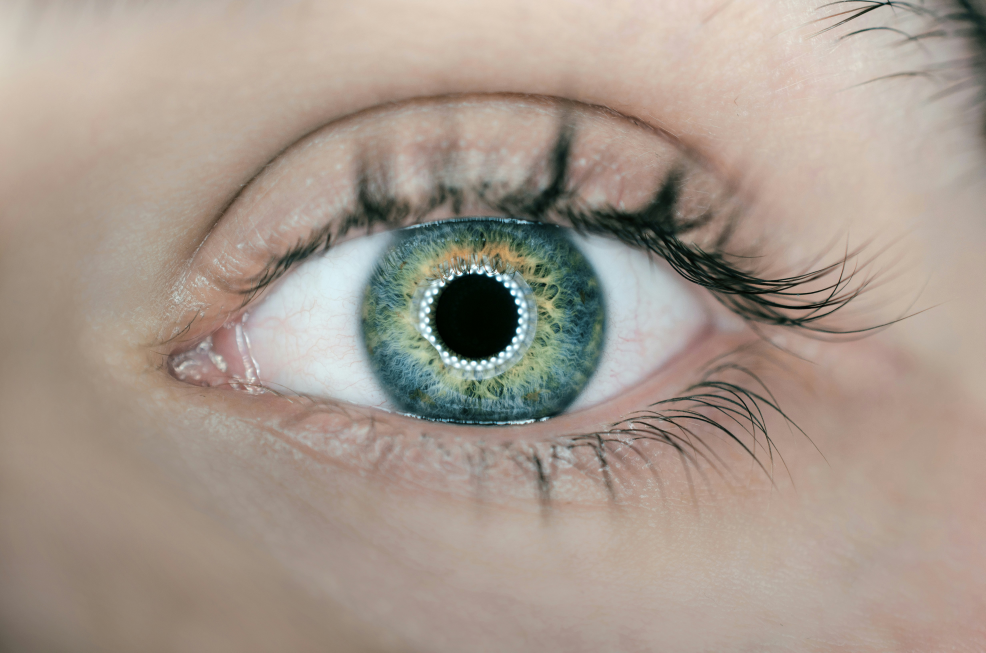
#> input picture splash-eye.jpg, 4928 x 3264 px (shown at 1/5 size)
$ python recognition.py splash-eye.jpg splash-eye.jpg
#> lines starting #> are read from the running program, lines starting #| are printed output that depends on the picture; after the words box and inside, x2 and y2 are one past the last pixel; in counts of white or black regions, pixels touching at a corner belong together
### segmentation.py
import matplotlib.pyplot as plt
import cv2
import numpy as np


# [9 lines left out: function show_segment, not called in this run]

def preprocess(image):
    img = image[:, :, 0].copy()
    img[img > 225] = 30
    return cv2.medianBlur(img, 21)


def find_pupil_hough(img):
    circles = cv2.HoughCircles(img, cv2.HOUGH_GRADIENT, 1, 20,
                               param1=50, param2=30, minRadius=10, maxRadius=200)
    circles = np.uint16(np.around(circles))
    return circles[0, 0][0], circles[0, 0][1], circles[0, 0][2]

def find_iris_hough(img):

    circles = cv2.HoughCircles(img, cv2.HOUGH_GRADIENT, 1, 20,
                               param1=50, param2=30, minRadius=10, maxRadius=200)
    circles = np.uint16(np.around(circles))
    return circles[0, 0][0], circles[0, 0][1], circles[0, 0][2]

# [7 lines that do not run on import are left out]
    # show_segment(image, x, y, r, x_iris, y_iris, r_iris)

### coding.py
import math
import numpy as np
from skimage.util import view_as_blocks
import matplotlib.pyplot as plt


def polar2cart(r, x0, y0, theta):

    x = int(x0 + r * math.cos(theta))
    y = int(y0 + r * math.sin(theta))
    return x, y


def unravel_iris(img, xp, yp, rp, xi, yi, ri, phase_width=300, iris_width=150):

    if img.ndim > 2:
        img = img[:, :, 0].copy()
    iris = np.zeros((iris_width, phase_width))
    theta = np.linspace(0, 2 * np.pi, phase_width)
    for i in range(phase_width):
        begin = polar2cart(rp, xp, yp, theta[i])
        end = polar2cart(ri, xi, yi, theta[i])
        xspace = np.linspace(begin[0], end[0], iris_width)
        yspace = np.linspace(begin[1], end[1], iris_width)
        iris[:, i] = [255 - img[int(y), int(x)]
                      if 0 <= int(x) < img.shape[1] and 0 <= int(y) < img.shape[0]
                      else 0
                      for x, y in zip(xspace, yspace)]
    plt.imshow(iris,)
    # plt.show()
    return iris


def gabor(rho, phi, w, theta0, r0, alpha, beta):

    return np.exp(-w * 1j * (theta0 - phi)) * np.exp(-(rho - r0) ** 2 / alpha ** 2) * \
           np.exp(-(phi - theta0) ** 2 / beta ** 2)


def gabor_convolve(img, w, alpha, beta):

    rho = np.array([np.linspace(0, 1, img.shape[0]) for i in range(img.shape[1])]).T
    x = np.linspace(0, 1, img.shape[0])
    y = np.linspace(-np.pi, np.pi, img.shape[1])
    xx, yy = np.meshgrid(x, y)
    return rho * img * np.real(gabor(xx, yy, w, 0, 0.5, alpha, beta).T), \
           rho * img * np.imag(gabor(xx, yy, w, 0, 0.5, alpha, beta).T)


def iris_encode(img, dr=15, dtheta=15, alpha=0.4):

    mask = view_as_blocks(np.logical_and(100 < img, img < 230), (dr, dtheta))
    norm_iris = (img - img.mean()) / img.std()
    patches = view_as_blocks(norm_iris, (dr, dtheta))
    code = np.zeros((patches.shape[0] * 3, patches.shape[1] * 2))
    code_mask = np.zeros((patches.shape[0] * 3, patches.shape[1] * 2))
    for i, row in enumerate(patches):
        for j, p in enumerate(row):
            for k, w in enumerate([8, 16, 32]):
                wavelet = gabor_convolve(p, w, alpha, 1 / alpha)
                code[3 * i + k, 2 * j] = np.sum(wavelet[0])
                code[3 * i + k, 2 * j + 1] = np.sum(wavelet[1])
                code_mask[3 * i + k, 2 * j] = code_mask[3 * i + k, 2 * j + 1] = \
                    1 if mask[i, j].sum() > dr * dtheta * 3 / 4 else 0
    code[code >= 0] = 1
    code[code < 0] = 0
    return code, code_mask


# [12 lines that do not run on import are left out]
    # plt.show()

### recognition.py
# [36 lines of commented-out code are left out]


import argparse
import cv2
from segmentation import *
from coding import *

def compare_codes(a, b, mask_a, mask_b, rotation=False):
    if rotation:
        d = []
        for i in range(-rotation, rotation + 1):
            c = np.roll(b, i, axis=1)
            mask_c = np.roll(mask_b, i, axis=1)
            d.append(np.sum(np.remainder(a + c, 2) * mask_a * mask_c) / np.sum(mask_a * mask_c))
        return np.min(d)
    return np.sum(np.remainder(a + b, 2) * mask_a * mask_b) / np.sum(mask_a * mask_b)

def encode_photo(image):
    img = preprocess(image)
    x, y, r = find_pupil_hough(img)
    x_iris, y_iris, r_iris = find_iris_hough(img)
    iris = unravel_iris(image, x, y, r, x_iris, y_iris, r_iris)
    return iris_encode(iris)

if __name__ == '__main__':
    parser = argparse.ArgumentParser(description="Compare iris codes from two images.")
    parser.add_argument("image1", type=str, help="Path to the first image")
    parser.add_argument("image2", type=str, help="Path to the second image")
    args = parser.parse_args()

    # Load the images
    image1 = cv2.imread(args.image1)
#> image1 is the input picture: shape (3264, 4928, 3); mean B, G, R 141.5, 152.8, 166.2
    image2 = cv2.imread(args.image2)

    if image1 is None or image2 is None:
        print("Error: One or both images could not be loaded. Check file paths.")
        exit(1)

    print(f"Image 1 shape: {image1.shape}")
#| Image 1 shape: (3264, 4928, 3)
    print(f"Image 2 shape: {image2.shape}")
#| Image 2 shape: (3264, 4928, 3)

    # Encode the iris codes
    code1, mask1 = encode_photo(image1)
#> in preprocess, `img = image[:, :, 0].copy()`:
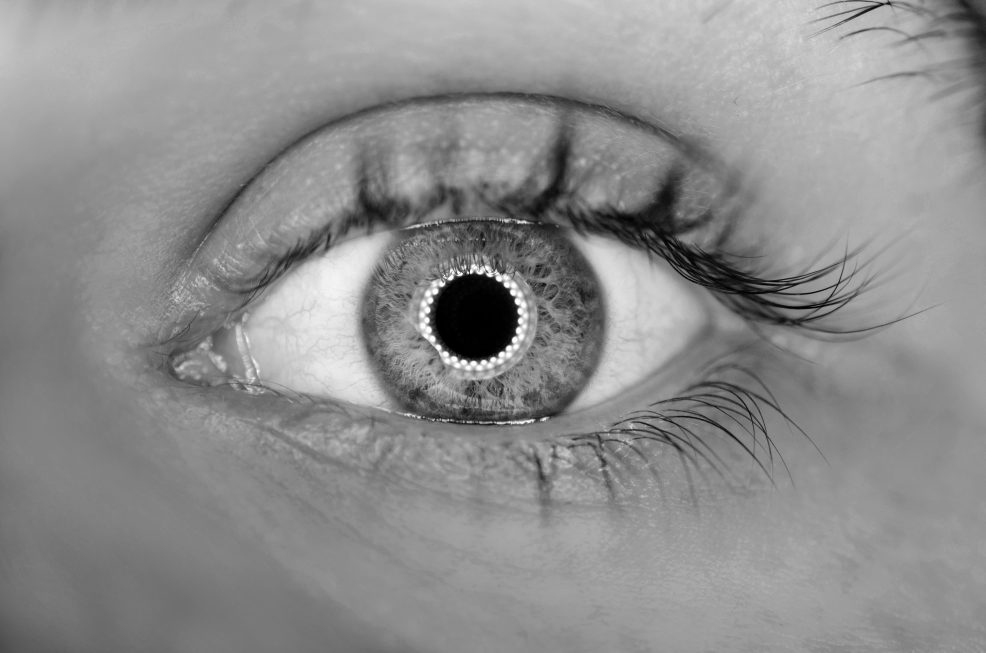
#> img: shape (3264, 4928) (shown at 1/5 size); min 0, max 255, mean 141.5
#> in find_pupil_hough, `circles = cv2.HoughCircles(img, cv2.HOUGH_GRADIENT, 1, 20, param1=50, ..`: circles = 54 rows, first 8: [4076.5, 1409.5, 100.9], [3592.5, 2088.5, 139.8], [3978.5, 1505.5, 87.4], [4097.5, 1471.5, 114.1], [3645.5, 2096.5, 147.4], [4092.5, 1446.5, 91.2], [4089.5, 1426.5, 79.8], [2357.5, 1302.5, 64.7]
#> in find_pupil_hough, `circles = np.uint16(np.around(circles))`: circles = 54 rows, first 8: [4076, 1410, 101], [3592, 2088, 140], [3978, 1506, 87], [4098, 1472, 114], [3646, 2096, 147], [4092, 1446, 91], [4090, 1426, 80], [2358, 1302, 65]
#> in encode_photo, `x, y, r = find_pupil_hough(img)`: x = 4076; y = 1410; r = 101
#> in find_iris_hough, `circles = cv2.HoughCircles(img, cv2.HOUGH_GRADIENT, 1, 20, param1=50, ..`: circles = 54 rows, first 8: [4076.5, 1409.5, 100.9], [3592.5, 2088.5, 139.8], [3978.5, 1505.5, 87.4], [4097.5, 1471.5, 114.1], [3645.5, 2096.5, 147.4], [4092.5, 1446.5, 91.2], [4089.5, 1426.5, 79.8], [2357.5, 1302.5, 64.7]
#> in find_iris_hough, `circles = np.uint16(np.around(circles))`: circles = 54 rows, first 8: [4076, 1410, 101], [3592, 2088, 140], [3978, 1506, 87], [4098, 1472, 114], [3646, 2096, 147], [4092, 1446, 91], [4090, 1426, 80], [2358, 1302, 65]
#> in encode_photo, `x_iris, y_iris, r_iris = find_iris_hough(img)`: x_iris = 4076; y_iris = 1410; r_iris = 101
#> the loop in unravel_iris, `for i in range(phase_width):` made 300 passes
#> after the loop in unravel_iris, `for i in range(phase_width):`:
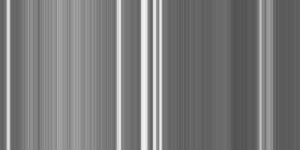
#> iris: shape (150, 300) float64; min 82, max 241, mean 123.3
#> in iris_encode, `norm_iris = (img - img.mean()) / img.std()`:
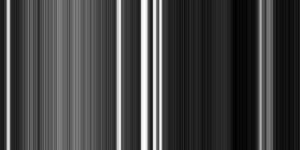
#> norm_iris: shape (150, 300) float64; min -1.24, max 3.54, mean -1.33e-16; drawn with min black and max white
#> the loop in iris_encode, `for i, row in enumerate(patches):` made 10 passes
#> after the loop in iris_encode, `for i, row in enumerate(patches):`:
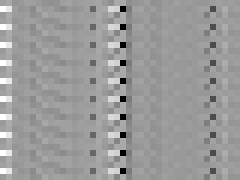
#> code: shape (30, 40) float64 (shown 6 times larger); min -35.05, max 22.61, mean 0; drawn with min black and max white
#> after the loop in iris_encode, `for i, row in enumerate(patches):`:
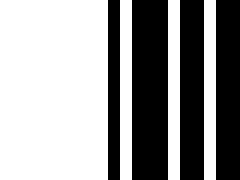
#> code_mask: shape (30, 40) float64 (shown 6 times larger); values 0 (black) and 1 (white), 60% white; 4 black regions, box (x1, y1, x2, y2) and area: (22, 0, 28, 30) 180, (30, 0, 34, 30) 120, (36, 0, 40, 30) 120, (18, 0, 20, 30) 60
#> in iris_encode, `code[code >= 0] = 1`:
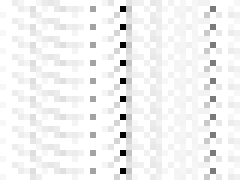
#> code: shape (30, 40) float64 (shown 6 times larger); min -35.05, max 1, mean -0.656; drawn with min black and max white
#> in iris_encode, `code[code < 0] = 0`:
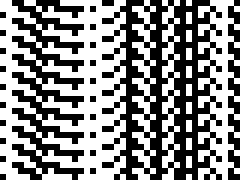
#> code: shape (30, 40) float64 (shown 6 times larger); values 0 (black) and 1 (white), 53.3% white; black in thin lines or dots
    code2, mask2 = encode_photo(image2)
#> the loop in iris_encode (call 2), `for i, row in enumerate(patches):` made 10 passes

    # Compare the codes
    if compare_codes(code1, code2, mask1, mask2) == 0:
        print("Iris Matched")
    else:
        diff = compare_codes(code1, code2, mask1, mask2)
        print("No match found")
        print(f"Difference: {diff}")

$ run again, with another-one.jpg copied over splash-eye.jpg
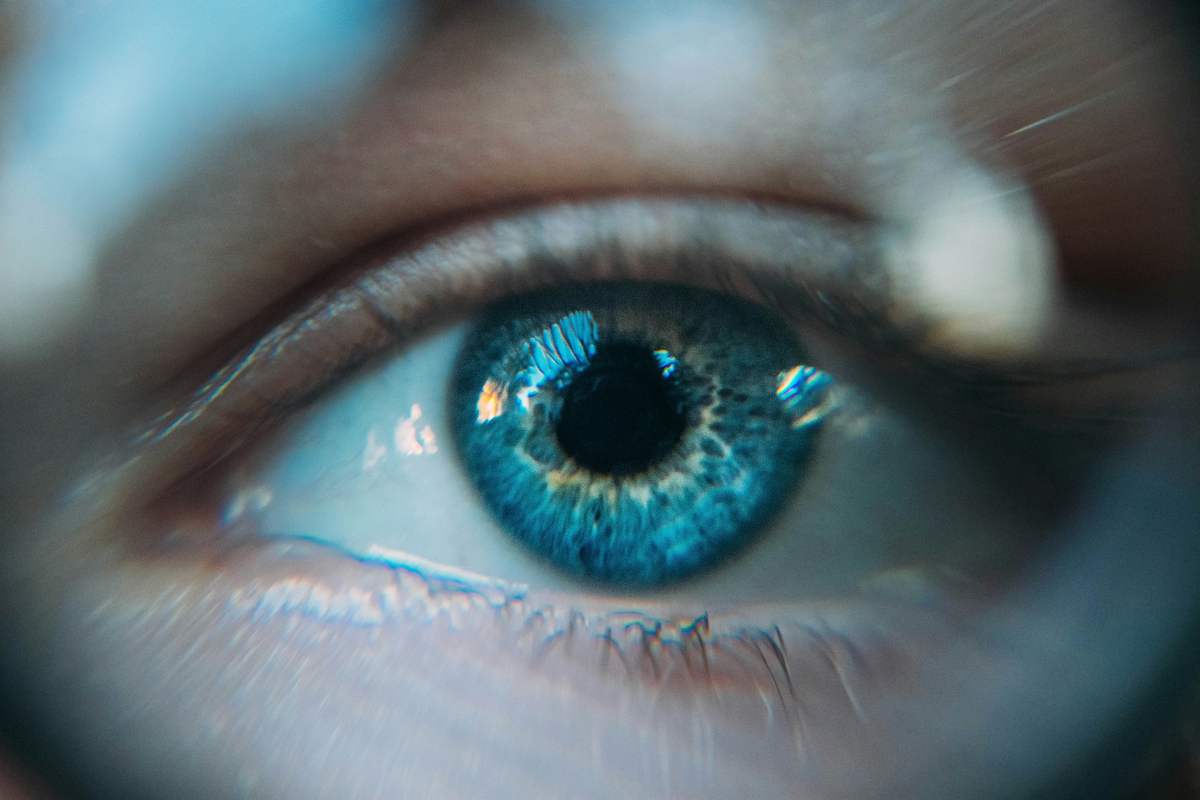
#> input picture another-one.jpg, 6000 x 4000 px (shown at 1/5 size)
#> image1 is the input picture: shape (4000, 6000, 3); mean B, G, R 111.4, 107, 90.8
#| Image 1 shape: (4000, 6000, 3)
#| Image 2 shape: (4000, 6000, 3)
#> in find_pupil_hough, `circles = cv2.HoughCircles(img, cv2.HOUGH_GRADIENT, 1, 20, param1=50, ..`: circles = 88 rows, first 8: [2851.5, 1656.5, 135.3], [2888.5, 1686.5, 115.9], [2892.5, 1653.5, 93.8], [2833.5, 1746.5, 135.5], [2768.5, 1793.5, 153.1], [2764.5, 1819.5, 170.6], [2688.5, 1801.5, 168.5], [2869.5, 1678.5, 118.1]
#> in find_pupil_hough, `circles = np.uint16(np.around(circles))`: circles = 88 rows, first 8: [2852, 1656, 135], [2888, 1686, 116], [2892, 1654, 94], [2834, 1746, 136], [2768, 1794, 153], [2764, 1820, 171], [2688, 1802, 168], [2870, 1678, 118]
#> in encode_photo, `x, y, r = find_pupil_hough(img)`: x = 2852; y = 1656; r = 135
#> in find_iris_hough, `circles = cv2.HoughCircles(img, cv2.HOUGH_GRADIENT, 1, 20, param1=50, ..`: circles = 88 rows, first 8: [2851.5, 1656.5, 135.3], [2888.5, 1686.5, 115.9], [2892.5, 1653.5, 93.8], [2833.5, 1746.5, 135.5], [2768.5, 1793.5, 153.1], [2764.5, 1819.5, 170.6], [2688.5, 1801.5, 168.5], [2869.5, 1678.5, 118.1]
#> in find_iris_hough, `circles = np.uint16(np.around(circles))`: circles = 88 rows, first 8: [2852, 1656, 135], [2888, 1686, 116], [2892, 1654, 94], [2834, 1746, 136], [2768, 1794, 153], [2764, 1820, 171], [2688, 1802, 168], [2870, 1678, 118]
#> x_iris = 2852; y_iris = 1656; r_iris = 135
#> the loop in unravel_iris, `for i in range(phase_width):` made 300 passes
#> after the loop in unravel_iris, `for i in range(phase_width):`:
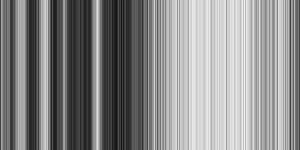
#> iris: shape (150, 300) float64; min 18, max 238, mean 136.8
#> the loop in iris_encode, `for i, row in enumerate(patches):` made 10 passes
#> in iris_encode, `code[code < 0] = 0`:
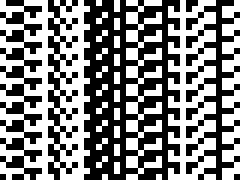
#> code: shape (30, 40) float64 (shown 6 times larger); values 0 (black) and 1 (white), 50% white in thin lines or dots
#> the loop in iris_encode (call 2), `for i, row in enumerate(patches):` made 10 passes
